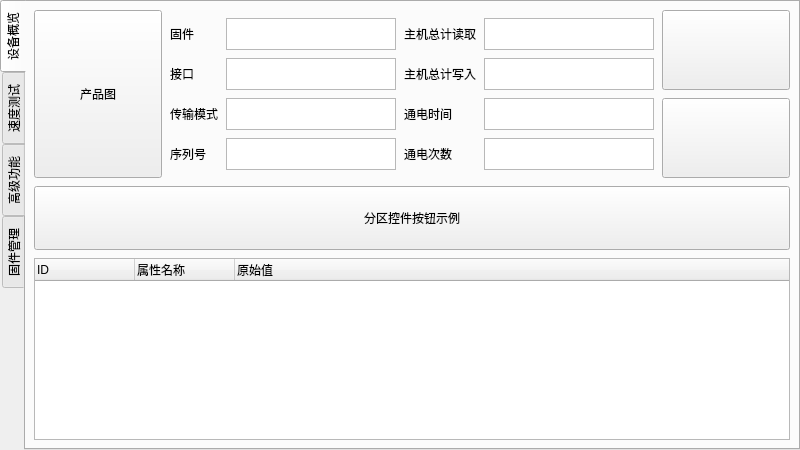
<?xml version="1.0" encoding="UTF-8"?>
<ui version="4.0">
 <class>TopmoreKitSSDDeviceItemClass</class>
 <widget class="QWidget" name="TopmoreKitSSDDeviceItemClass">
  <property name="geometry">
   <rect>
    <x>0</x>
    <y>0</y>
    <width>800</width>
    <height>450</height>
   </rect>
  </property>
  <property name="windowTitle">
   <string>TopmoreKitSSDDeviceItem</string>
  </property>
  <layout class="QVBoxLayout" name="verticalLayout">
   <property name="spacing">
    <number>0</number>
   </property>
   <property name="leftMargin">
    <number>0</number>
   </property>
   <property name="topMargin">
    <number>0</number>
   </property>
   <property name="rightMargin">
    <number>0</number>
   </property>
   <property name="bottomMargin">
    <number>0</number>
   </property>
   <item>
    <widget class="QTabWidget" name="FeaturesTabWidget">
     <property name="tabPosition">
      <enum>QTabWidget::West</enum>
     </property>
     <property name="currentIndex">
      <number>0</number>
     </property>
     <widget class="QWidget" name="tab">
      <attribute name="title">
       <string>设备概览</string>
      </attribute>
      <layout class="QVBoxLayout" name="verticalLayout_6">
       <property name="spacing">
        <number>8</number>
       </property>
       <property name="leftMargin">
        <number>8</number>
       </property>
       <property name="topMargin">
        <number>8</number>
       </property>
       <property name="rightMargin">
        <number>8</number>
       </property>
       <property name="bottomMargin">
        <number>8</number>
       </property>
       <item>
        <layout class="QHBoxLayout" name="horizontalLayout_3">
         <property name="spacing">
          <number>0</number>
         </property>
         <property name="leftMargin">
          <number>0</number>
         </property>
         <item>
          <widget class="QPushButton" name="pushButton_10">
           <property name="sizePolicy">
            <sizepolicy hsizetype="Expanding" vsizetype="Expanding">
             <horstretch>0</horstretch>
             <verstretch>0</verstretch>
            </sizepolicy>
           </property>
           <property name="minimumSize">
            <size>
             <width>128</width>
             <height>0</height>
            </size>
           </property>
           <property name="maximumSize">
            <size>
             <width>128</width>
             <height>16777215</height>
            </size>
           </property>
           <property name="text">
            <string>产品图</string>
           </property>
          </widget>
         </item>
         <item>
          <layout class="QGridLayout" name="gridLayout_7">
           <property name="leftMargin">
            <number>8</number>
           </property>
           <property name="topMargin">
            <number>8</number>
           </property>
           <property name="rightMargin">
            <number>8</number>
           </property>
           <property name="bottomMargin">
            <number>8</number>
           </property>
           <property name="spacing">
            <number>8</number>
           </property>
           <item row="1" column="2">
            <widget class="QLabel" name="HostTotalWritesLabel">
             <property name="minimumSize">
              <size>
               <width>0</width>
               <height>32</height>
              </size>
             </property>
             <property name="maximumSize">
              <size>
               <width>16777215</width>
               <height>32</height>
              </size>
             </property>
             <property name="text">
              <string>主机总计写入</string>
             </property>
            </widget>
           </item>
           <item row="2" column="2">
            <widget class="QLabel" name="PowerOnHoursLabel">
             <property name="minimumSize">
              <size>
               <width>0</width>
               <height>32</height>
              </size>
             </property>
             <property name="maximumSize">
              <size>
               <width>16777215</width>
               <height>32</height>
              </size>
             </property>
             <property name="text">
              <string>通电时间</string>
             </property>
            </widget>
           </item>
           <item row="3" column="2">
            <widget class="QLabel" name="PowerOnCountLabel">
             <property name="minimumSize">
              <size>
               <width>0</width>
               <height>32</height>
              </size>
             </property>
             <property name="maximumSize">
              <size>
               <width>16777215</width>
               <height>32</height>
              </size>
             </property>
             <property name="text">
              <string>通电次数</string>
             </property>
            </widget>
           </item>
           <item row="3" column="3">
            <widget class="QPlainTextEdit" name="PowerOnCountPlainTextEdit">
             <property name="minimumSize">
              <size>
               <width>0</width>
               <height>32</height>
              </size>
             </property>
             <property name="maximumSize">
              <size>
               <width>16777215</width>
               <height>32</height>
              </size>
             </property>
             <property name="verticalScrollBarPolicy">
              <enum>Qt::ScrollBarAlwaysOff</enum>
             </property>
             <property name="horizontalScrollBarPolicy">
              <enum>Qt::ScrollBarAlwaysOff</enum>
             </property>
             <property name="lineWrapMode">
              <enum>QPlainTextEdit::NoWrap</enum>
             </property>
             <property name="readOnly">
              <bool>true</bool>
             </property>
            </widget>
           </item>
           <item row="2" column="1">
            <widget class="QPlainTextEdit" name="TransferModePlainTextEdit">
             <property name="minimumSize">
              <size>
               <width>0</width>
               <height>32</height>
              </size>
             </property>
             <property name="maximumSize">
              <size>
               <width>16777215</width>
               <height>32</height>
              </size>
             </property>
             <property name="verticalScrollBarPolicy">
              <enum>Qt::ScrollBarAlwaysOff</enum>
             </property>
             <property name="horizontalScrollBarPolicy">
              <enum>Qt::ScrollBarAlwaysOff</enum>
             </property>
             <property name="lineWrapMode">
              <enum>QPlainTextEdit::NoWrap</enum>
             </property>
             <property name="readOnly">
              <bool>true</bool>
             </property>
            </widget>
           </item>
           <item row="0" column="2">
            <widget class="QLabel" name="HostTotalReadsLabel">
             <property name="minimumSize">
              <size>
               <width>0</width>
               <height>32</height>
              </size>
             </property>
             <property name="maximumSize">
              <size>
               <width>16777215</width>
               <height>32</height>
              </size>
             </property>
             <property name="text">
              <string>主机总计读取</string>
             </property>
            </widget>
           </item>
           <item row="0" column="0">
            <widget class="QLabel" name="FirmwareLabel">
             <property name="minimumSize">
              <size>
               <width>0</width>
               <height>32</height>
              </size>
             </property>
             <property name="maximumSize">
              <size>
               <width>16777215</width>
               <height>32</height>
              </size>
             </property>
             <property name="text">
              <string>固件</string>
             </property>
            </widget>
           </item>
           <item row="3" column="1">
            <widget class="QPlainTextEdit" name="SerialNumberPlainTextEdit">
             <property name="minimumSize">
              <size>
               <width>0</width>
               <height>32</height>
              </size>
             </property>
             <property name="maximumSize">
              <size>
               <width>16777215</width>
               <height>32</height>
              </size>
             </property>
             <property name="verticalScrollBarPolicy">
              <enum>Qt::ScrollBarAlwaysOff</enum>
             </property>
             <property name="horizontalScrollBarPolicy">
              <enum>Qt::ScrollBarAlwaysOff</enum>
             </property>
             <property name="lineWrapMode">
              <enum>QPlainTextEdit::NoWrap</enum>
             </property>
             <property name="readOnly">
              <bool>true</bool>
             </property>
            </widget>
           </item>
           <item row="1" column="0">
            <widget class="QLabel" name="InterfaceLabel">
             <property name="minimumSize">
              <size>
               <width>0</width>
               <height>32</height>
              </size>
             </property>
             <property name="maximumSize">
              <size>
               <width>16777215</width>
               <height>32</height>
              </size>
             </property>
             <property name="text">
              <string>接口</string>
             </property>
            </widget>
           </item>
           <item row="3" column="0">
            <widget class="QLabel" name="SerialNumberLabel">
             <property name="minimumSize">
              <size>
               <width>0</width>
               <height>32</height>
              </size>
             </property>
             <property name="maximumSize">
              <size>
               <width>16777215</width>
               <height>32</height>
              </size>
             </property>
             <property name="text">
              <string>序列号</string>
             </property>
            </widget>
           </item>
           <item row="1" column="3">
            <widget class="QPlainTextEdit" name="HostTotalWritesPlainTextEdit">
             <property name="minimumSize">
              <size>
               <width>0</width>
               <height>32</height>
              </size>
             </property>
             <property name="maximumSize">
              <size>
               <width>16777215</width>
               <height>32</height>
              </size>
             </property>
             <property name="verticalScrollBarPolicy">
              <enum>Qt::ScrollBarAlwaysOff</enum>
             </property>
             <property name="horizontalScrollBarPolicy">
              <enum>Qt::ScrollBarAlwaysOff</enum>
             </property>
             <property name="lineWrapMode">
              <enum>QPlainTextEdit::NoWrap</enum>
             </property>
             <property name="readOnly">
              <bool>true</bool>
             </property>
            </widget>
           </item>
           <item row="2" column="3">
            <widget class="QPlainTextEdit" name="PowerOnHoursPlainTextEdit">
             <property name="minimumSize">
              <size>
               <width>0</width>
               <height>32</height>
              </size>
             </property>
             <property name="maximumSize">
              <size>
               <width>16777215</width>
               <height>32</height>
              </size>
             </property>
             <property name="verticalScrollBarPolicy">
              <enum>Qt::ScrollBarAlwaysOff</enum>
             </property>
             <property name="horizontalScrollBarPolicy">
              <enum>Qt::ScrollBarAlwaysOff</enum>
             </property>
             <property name="lineWrapMode">
              <enum>QPlainTextEdit::NoWrap</enum>
             </property>
             <property name="readOnly">
              <bool>true</bool>
             </property>
            </widget>
           </item>
           <item row="0" column="3">
            <widget class="QPlainTextEdit" name="HostTotalReadsPlainTextEdit">
             <property name="sizePolicy">
              <sizepolicy hsizetype="Expanding" vsizetype="Expanding">
               <horstretch>0</horstretch>
               <verstretch>0</verstretch>
              </sizepolicy>
             </property>
             <property name="minimumSize">
              <size>
               <width>0</width>
               <height>32</height>
              </size>
             </property>
             <property name="maximumSize">
              <size>
               <width>16777215</width>
               <height>32</height>
              </size>
             </property>
             <property name="verticalScrollBarPolicy">
              <enum>Qt::ScrollBarAlwaysOff</enum>
             </property>
             <property name="horizontalScrollBarPolicy">
              <enum>Qt::ScrollBarAlwaysOff</enum>
             </property>
             <property name="lineWrapMode">
              <enum>QPlainTextEdit::NoWrap</enum>
             </property>
             <property name="readOnly">
              <bool>true</bool>
             </property>
            </widget>
           </item>
           <item row="1" column="1">
            <widget class="QPlainTextEdit" name="InterfacePlainTextEdit">
             <property name="minimumSize">
              <size>
               <width>0</width>
               <height>32</height>
              </size>
             </property>
             <property name="maximumSize">
              <size>
               <width>16777215</width>
               <height>32</height>
              </size>
             </property>
             <property name="verticalScrollBarPolicy">
              <enum>Qt::ScrollBarAlwaysOff</enum>
             </property>
             <property name="horizontalScrollBarPolicy">
              <enum>Qt::ScrollBarAlwaysOff</enum>
             </property>
             <property name="lineWrapMode">
              <enum>QPlainTextEdit::NoWrap</enum>
             </property>
             <property name="readOnly">
              <bool>true</bool>
             </property>
            </widget>
           </item>
           <item row="0" column="1">
            <widget class="QPlainTextEdit" name="FirmwarePlainTextEdit">
             <property name="minimumSize">
              <size>
               <width>0</width>
               <height>32</height>
              </size>
             </property>
             <property name="maximumSize">
              <size>
               <width>16777215</width>
               <height>32</height>
              </size>
             </property>
             <property name="verticalScrollBarPolicy">
              <enum>Qt::ScrollBarAlwaysOff</enum>
             </property>
             <property name="horizontalScrollBarPolicy">
              <enum>Qt::ScrollBarAlwaysOff</enum>
             </property>
             <property name="lineWrapMode">
              <enum>QPlainTextEdit::NoWrap</enum>
             </property>
             <property name="readOnly">
              <bool>true</bool>
             </property>
            </widget>
           </item>
           <item row="2" column="0">
            <widget class="QLabel" name="TransferModeLabel">
             <property name="minimumSize">
              <size>
               <width>0</width>
               <height>32</height>
              </size>
             </property>
             <property name="maximumSize">
              <size>
               <width>16777215</width>
               <height>32</height>
              </size>
             </property>
             <property name="text">
              <string>传输模式</string>
             </property>
            </widget>
           </item>
          </layout>
         </item>
         <item>
          <layout class="QVBoxLayout" name="verticalLayout_4">
           <property name="spacing">
            <number>8</number>
           </property>
           <property name="leftMargin">
            <number>0</number>
           </property>
           <property name="topMargin">
            <number>0</number>
           </property>
           <property name="rightMargin">
            <number>0</number>
           </property>
           <property name="bottomMargin">
            <number>0</number>
           </property>
           <item>
            <widget class="QPushButton" name="HealthStatusPushButton">
             <property name="sizePolicy">
              <sizepolicy hsizetype="Expanding" vsizetype="Expanding">
               <horstretch>0</horstretch>
               <verstretch>0</verstretch>
              </sizepolicy>
             </property>
             <property name="minimumSize">
              <size>
               <width>128</width>
               <height>0</height>
              </size>
             </property>
             <property name="maximumSize">
              <size>
               <width>128</width>
               <height>16777215</height>
              </size>
             </property>
            </widget>
           </item>
           <item>
            <widget class="QPushButton" name="TemperaturePushButton">
             <property name="sizePolicy">
              <sizepolicy hsizetype="Expanding" vsizetype="Expanding">
               <horstretch>0</horstretch>
               <verstretch>0</verstretch>
              </sizepolicy>
             </property>
             <property name="minimumSize">
              <size>
               <width>128</width>
               <height>0</height>
              </size>
             </property>
             <property name="maximumSize">
              <size>
               <width>128</width>
               <height>16777215</height>
              </size>
             </property>
            </widget>
           </item>
          </layout>
         </item>
        </layout>
       </item>
       <item>
        <layout class="QHBoxLayout" name="PartitionTableLayout">
         <property name="spacing">
          <number>2</number>
         </property>
         <property name="leftMargin">
          <number>0</number>
         </property>
         <property name="topMargin">
          <number>0</number>
         </property>
         <property name="rightMargin">
          <number>0</number>
         </property>
         <property name="bottomMargin">
          <number>0</number>
         </property>
         <item>
          <widget class="QPushButton" name="PartitionSamplePushButton">
           <property name="minimumSize">
            <size>
             <width>0</width>
             <height>64</height>
            </size>
           </property>
           <property name="maximumSize">
            <size>
             <width>16777215</width>
             <height>64</height>
            </size>
           </property>
           <property name="text">
            <string>分区控件按钮示例</string>
           </property>
          </widget>
         </item>
        </layout>
       </item>
       <item>
        <widget class="QTreeWidget" name="SmartInformationTreeWidget">
         <column>
          <property name="text">
           <string>ID</string>
          </property>
         </column>
         <column>
          <property name="text">
           <string>属性名称</string>
          </property>
         </column>
         <column>
          <property name="text">
           <string>原始值</string>
          </property>
         </column>
        </widget>
       </item>
      </layout>
     </widget>
     <widget class="QWidget" name="tab_2">
      <attribute name="title">
       <string>速度测试</string>
      </attribute>
      <layout class="QVBoxLayout" name="verticalLayout_3">
       <property name="spacing">
        <number>8</number>
       </property>
       <property name="leftMargin">
        <number>8</number>
       </property>
       <property name="topMargin">
        <number>8</number>
       </property>
       <property name="rightMargin">
        <number>8</number>
       </property>
       <property name="bottomMargin">
        <number>8</number>
       </property>
       <item>
        <widget class="QLabel" name="label_7">
         <property name="minimumSize">
          <size>
           <width>0</width>
           <height>32</height>
          </size>
         </property>
         <property name="maximumSize">
          <size>
           <width>16777215</width>
           <height>32</height>
          </size>
         </property>
         <property name="text">
          <string>本功能以 3 GB 数据块简要的测试您的 SSD 且仅记录最近 5 次的测试数据 (以时间倒序排列)</string>
         </property>
         <property name="textFormat">
          <enum>Qt::PlainText</enum>
         </property>
        </widget>
       </item>
       <item>
        <layout class="QHBoxLayout" name="horizontalLayout">
         <property name="spacing">
          <number>8</number>
         </property>
         <item>
          <widget class="QProgressBar" name="progressBar">
           <property name="minimumSize">
            <size>
             <width>0</width>
             <height>32</height>
            </size>
           </property>
           <property name="maximumSize">
            <size>
             <width>16777215</width>
             <height>32</height>
            </size>
           </property>
           <property name="value">
            <number>0</number>
           </property>
           <property name="textVisible">
            <bool>true</bool>
           </property>
          </widget>
         </item>
         <item>
          <widget class="QPushButton" name="pushButton_6">
           <property name="minimumSize">
            <size>
             <width>0</width>
             <height>32</height>
            </size>
           </property>
           <property name="maximumSize">
            <size>
             <width>16777215</width>
             <height>32</height>
            </size>
           </property>
           <property name="text">
            <string>速度测试</string>
           </property>
          </widget>
         </item>
        </layout>
       </item>
       <item>
        <widget class="QTreeWidget" name="treeWidget">
         <property name="frameShape">
          <enum>QFrame::NoFrame</enum>
         </property>
         <column>
          <property name="text">
           <string>顺序读取 (MB/s)</string>
          </property>
         </column>
         <column>
          <property name="text">
           <string>顺序写入 (MB/s)</string>
          </property>
         </column>
         <column>
          <property name="text">
           <string>4k 随机读取 (MB/s)</string>
          </property>
         </column>
         <column>
          <property name="text">
           <string>4k 随机写入 (MB/s)</string>
          </property>
         </column>
         <item>
          <property name="text">
           <string>7063</string>
          </property>
          <property name="text">
           <string>6049</string>
          </property>
          <property name="text">
           <string>38</string>
          </property>
          <property name="text">
           <string>108</string>
          </property>
         </item>
         <item>
          <property name="text">
           <string>7063</string>
          </property>
          <property name="text">
           <string>6049</string>
          </property>
          <property name="text">
           <string>38</string>
          </property>
          <property name="text">
           <string>108</string>
          </property>
         </item>
         <item>
          <property name="text">
           <string>7063</string>
          </property>
          <property name="text">
           <string>6049</string>
          </property>
          <property name="text">
           <string>38</string>
          </property>
          <property name="text">
           <string>108</string>
          </property>
         </item>
         <item>
          <property name="text">
           <string>7063</string>
          </property>
          <property name="text">
           <string>6049</string>
          </property>
          <property name="text">
           <string>38</string>
          </property>
          <property name="text">
           <string>108</string>
          </property>
         </item>
         <item>
          <property name="text">
           <string>7063</string>
          </property>
          <property name="text">
           <string>6049</string>
          </property>
          <property name="text">
           <string>38</string>
          </property>
          <property name="text">
           <string>108</string>
          </property>
         </item>
        </widget>
       </item>
      </layout>
     </widget>
     <widget class="QWidget" name="tab_3">
      <attribute name="title">
       <string>高级功能</string>
      </attribute>
      <layout class="QGridLayout" name="gridLayout_2">
       <property name="leftMargin">
        <number>0</number>
       </property>
       <property name="topMargin">
        <number>0</number>
       </property>
       <property name="rightMargin">
        <number>0</number>
       </property>
       <property name="bottomMargin">
        <number>0</number>
       </property>
       <property name="spacing">
        <number>0</number>
       </property>
       <item row="0" column="1">
        <spacer name="verticalSpacer_2">
         <property name="orientation">
          <enum>Qt::Vertical</enum>
         </property>
         <property name="sizeHint" stdset="0">
          <size>
           <width>20</width>
           <height>71</height>
          </size>
         </property>
        </spacer>
       </item>
       <item row="1" column="0">
        <spacer name="horizontalSpacer">
         <property name="orientation">
          <enum>Qt::Horizontal</enum>
         </property>
         <property name="sizeHint" stdset="0">
          <size>
           <width>83</width>
           <height>20</height>
          </size>
         </property>
        </spacer>
       </item>
       <item row="1" column="1">
        <layout class="QGridLayout" name="gridLayout" rowminimumheight="64,64,64,64" columnminimumwidth="192,384">
         <property name="leftMargin">
          <number>8</number>
         </property>
         <property name="topMargin">
          <number>8</number>
         </property>
         <property name="rightMargin">
          <number>8</number>
         </property>
         <property name="bottomMargin">
          <number>8</number>
         </property>
         <property name="spacing">
          <number>8</number>
         </property>
         <item row="0" column="0">
          <widget class="QPushButton" name="pushButton">
           <property name="minimumSize">
            <size>
             <width>192</width>
             <height>32</height>
            </size>
           </property>
           <property name="maximumSize">
            <size>
             <width>192</width>
             <height>32</height>
            </size>
           </property>
           <property name="text">
            <string>执行 TRIM 操作</string>
           </property>
          </widget>
         </item>
         <item row="0" column="1">
          <widget class="QLabel" name="label_4">
           <property name="text">
            <string>手动使用 TRIM 功能以优化你的 TOPMORE SSD</string>
           </property>
           <property name="textFormat">
            <enum>Qt::PlainText</enum>
           </property>
           <property name="wordWrap">
            <bool>true</bool>
           </property>
          </widget>
         </item>
         <item row="1" column="0">
          <widget class="QPushButton" name="pushButton_2">
           <property name="minimumSize">
            <size>
             <width>192</width>
             <height>32</height>
            </size>
           </property>
           <property name="maximumSize">
            <size>
             <width>192</width>
             <height>32</height>
            </size>
           </property>
           <property name="text">
            <string>使用 0x00 填充磁盘</string>
           </property>
          </widget>
         </item>
         <item row="1" column="1">
          <widget class="QLabel" name="label">
           <property name="text">
            <string>使用 0x00 初始化磁盘，该操作会清空全盘数据，当该操作完成时，在您的文件资源管理器和磁盘管理中将呈现一个未初始化（需要格式化）的磁盘以供您后续操作使用</string>
           </property>
           <property name="textFormat">
            <enum>Qt::PlainText</enum>
           </property>
           <property name="wordWrap">
            <bool>true</bool>
           </property>
          </widget>
         </item>
         <item row="2" column="0">
          <widget class="QPushButton" name="pushButton_3">
           <property name="minimumSize">
            <size>
             <width>192</width>
             <height>32</height>
            </size>
           </property>
           <property name="maximumSize">
            <size>
             <width>192</width>
             <height>32</height>
            </size>
           </property>
           <property name="text">
            <string>使用 0xFF 填充磁盘</string>
           </property>
          </widget>
         </item>
         <item row="2" column="1">
          <widget class="QLabel" name="label_2">
           <property name="text">
            <string>使用 0xFF 初始化磁盘，该操作会清空全盘数据，当该操作完成时，在您的文件资源管理器和磁盘管理中将呈现一个未初始化（需要格式化）的磁盘以供您后续操作使用</string>
           </property>
           <property name="textFormat">
            <enum>Qt::PlainText</enum>
           </property>
           <property name="wordWrap">
            <bool>true</bool>
           </property>
          </widget>
         </item>
         <item row="3" column="0">
          <widget class="QPushButton" name="pushButton_4">
           <property name="minimumSize">
            <size>
             <width>192</width>
             <height>32</height>
            </size>
           </property>
           <property name="maximumSize">
            <size>
             <width>192</width>
             <height>32</height>
            </size>
           </property>
           <property name="text">
            <string>使用随机数字填充磁盘</string>
           </property>
          </widget>
         </item>
         <item row="3" column="1">
          <widget class="QLabel" name="label_3">
           <property name="text">
            <string>使用随机的十六进制数值初始化磁盘，该操作会清空全盘数据，当该操作完成时，在您的文件资源管理器和磁盘管理中将呈现一个未初始化（需要格式化）的磁盘以供您后续操作使用</string>
           </property>
           <property name="textFormat">
            <enum>Qt::PlainText</enum>
           </property>
           <property name="wordWrap">
            <bool>true</bool>
           </property>
          </widget>
         </item>
        </layout>
       </item>
       <item row="1" column="2">
        <spacer name="horizontalSpacer_2">
         <property name="orientation">
          <enum>Qt::Horizontal</enum>
         </property>
         <property name="sizeHint" stdset="0">
          <size>
           <width>83</width>
           <height>20</height>
          </size>
         </property>
        </spacer>
       </item>
       <item row="2" column="1">
        <spacer name="verticalSpacer">
         <property name="orientation">
          <enum>Qt::Vertical</enum>
         </property>
         <property name="sizeHint" stdset="0">
          <size>
           <width>20</width>
           <height>71</height>
          </size>
         </property>
        </spacer>
       </item>
      </layout>
     </widget>
     <widget class="QWidget" name="tab_4">
      <attribute name="title">
       <string>固件管理</string>
      </attribute>
      <layout class="QGridLayout" name="gridLayout_3">
       <property name="leftMargin">
        <number>0</number>
       </property>
       <property name="topMargin">
        <number>0</number>
       </property>
       <property name="rightMargin">
        <number>0</number>
       </property>
       <property name="bottomMargin">
        <number>0</number>
       </property>
       <property name="spacing">
        <number>0</number>
       </property>
       <item row="0" column="1">
        <spacer name="verticalSpacer_3">
         <property name="orientation">
          <enum>Qt::Vertical</enum>
         </property>
         <property name="sizeHint" stdset="0">
          <size>
           <width>20</width>
           <height>155</height>
          </size>
         </property>
        </spacer>
       </item>
       <item row="1" column="0">
        <spacer name="horizontalSpacer_4">
         <property name="orientation">
          <enum>Qt::Horizontal</enum>
         </property>
         <property name="sizeHint" stdset="0">
          <size>
           <width>245</width>
           <height>20</height>
          </size>
         </property>
        </spacer>
       </item>
       <item row="1" column="1">
        <layout class="QVBoxLayout" name="verticalLayout_2">
         <property name="spacing">
          <number>8</number>
         </property>
         <property name="leftMargin">
          <number>8</number>
         </property>
         <property name="topMargin">
          <number>8</number>
         </property>
         <property name="rightMargin">
          <number>8</number>
         </property>
         <property name="bottomMargin">
          <number>8</number>
         </property>
         <item>
          <widget class="QLabel" name="label_5">
           <property name="minimumSize">
            <size>
             <width>256</width>
             <height>32</height>
            </size>
           </property>
           <property name="maximumSize">
            <size>
             <width>256</width>
             <height>32</height>
            </size>
           </property>
           <property name="text">
            <string>固件版本: CC041</string>
           </property>
           <property name="textFormat">
            <enum>Qt::PlainText</enum>
           </property>
          </widget>
         </item>
         <item>
          <widget class="QLabel" name="label_6">
           <property name="minimumSize">
            <size>
             <width>256</width>
             <height>32</height>
            </size>
           </property>
           <property name="maximumSize">
            <size>
             <width>256</width>
             <height>32</height>
            </size>
           </property>
           <property name="text">
            <string>SSD SN: CC04100012002123</string>
           </property>
           <property name="textFormat">
            <enum>Qt::PlainText</enum>
           </property>
          </widget>
         </item>
         <item>
          <widget class="QPushButton" name="pushButton_5">
           <property name="minimumSize">
            <size>
             <width>256</width>
             <height>32</height>
            </size>
           </property>
           <property name="maximumSize">
            <size>
             <width>256</width>
             <height>32</height>
            </size>
           </property>
           <property name="text">
            <string>检测固件版本</string>
           </property>
          </widget>
         </item>
        </layout>
       </item>
       <item row="1" column="2">
        <spacer name="horizontalSpacer_3">
         <property name="orientation">
          <enum>Qt::Horizontal</enum>
         </property>
         <property name="sizeHint" stdset="0">
          <size>
           <width>245</width>
           <height>20</height>
          </size>
         </property>
        </spacer>
       </item>
       <item row="2" column="1">
        <spacer name="verticalSpacer_4">
         <property name="orientation">
          <enum>Qt::Vertical</enum>
         </property>
         <property name="sizeHint" stdset="0">
          <size>
           <width>20</width>
           <height>155</height>
          </size>
         </property>
        </spacer>
       </item>
      </layout>
     </widget>
    </widget>
   </item>
  </layout>
 </widget>
 <layoutdefault spacing="6" margin="11"/>
 <resources/>
 <connections/>
</ui>
